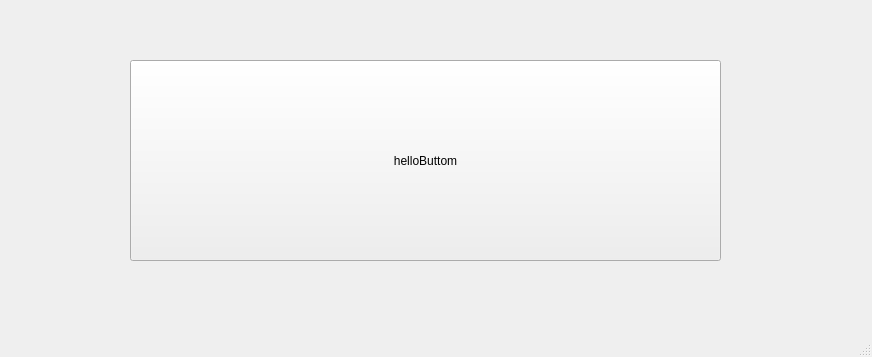
<?xml version="1.0" encoding="UTF-8"?>
<ui version="4.0">
 <class>MainWindow</class>
 <widget class="QMainWindow" name="MainWindow">
  <property name="geometry">
   <rect>
    <x>0</x>
    <y>0</y>
    <width>872</width>
    <height>357</height>
   </rect>
  </property>
  <property name="windowTitle">
   <string>MainWindow</string>
  </property>
  <widget class="QWidget" name="centralwidget">
   <widget class="QPushButton" name="pushButton">
    <property name="geometry">
     <rect>
      <x>130</x>
      <y>60</y>
      <width>591</width>
      <height>201</height>
     </rect>
    </property>
    <property name="text">
     <string>helloButtom</string>
    </property>
   </widget>
  </widget>
  <widget class="QStatusBar" name="statusbar"/>
 </widget>
 <resources/>
 <connections/>
</ui>
